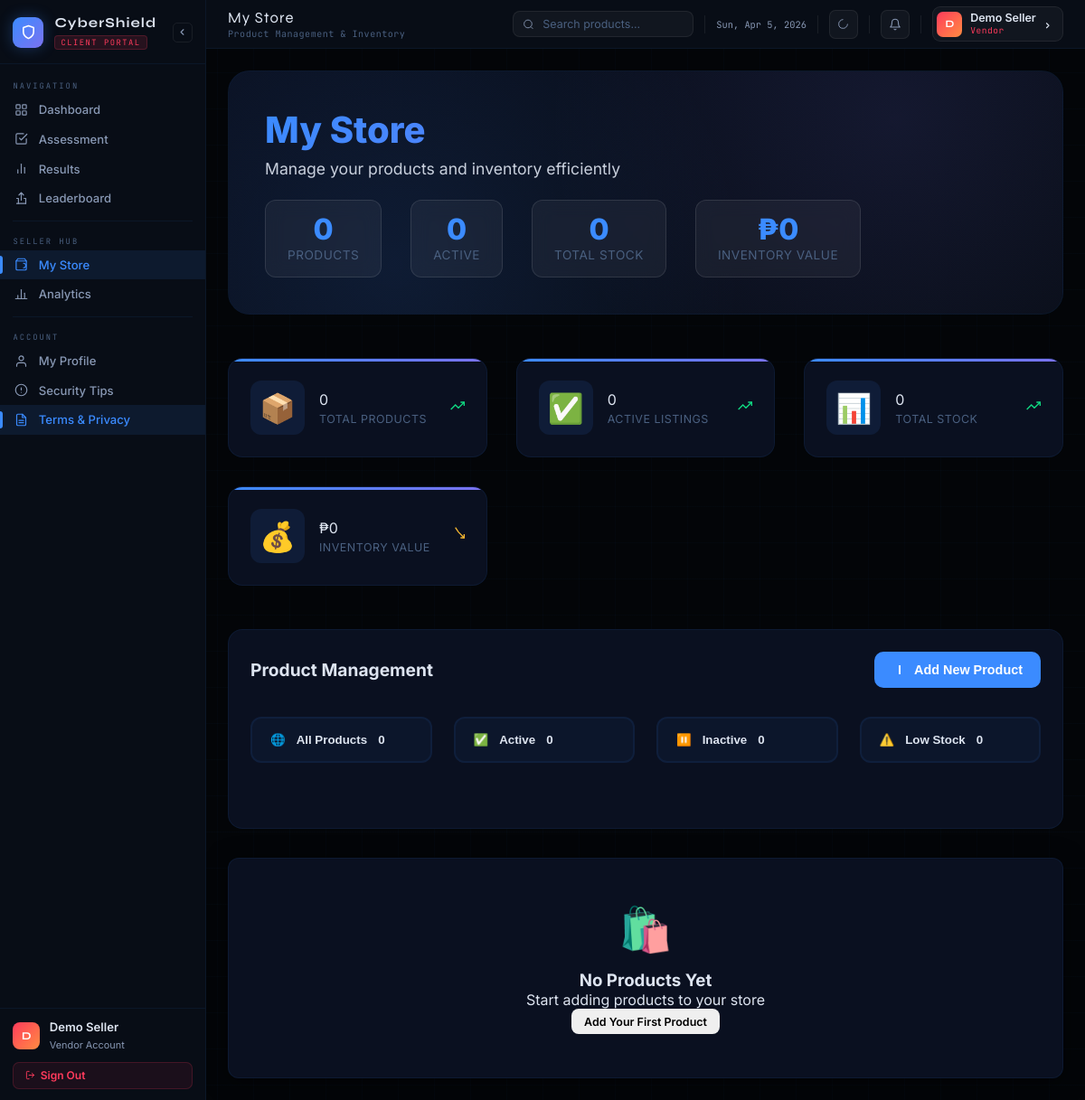
/Client/seller-store.php (signed in), run on an earlier commit of the app's database.
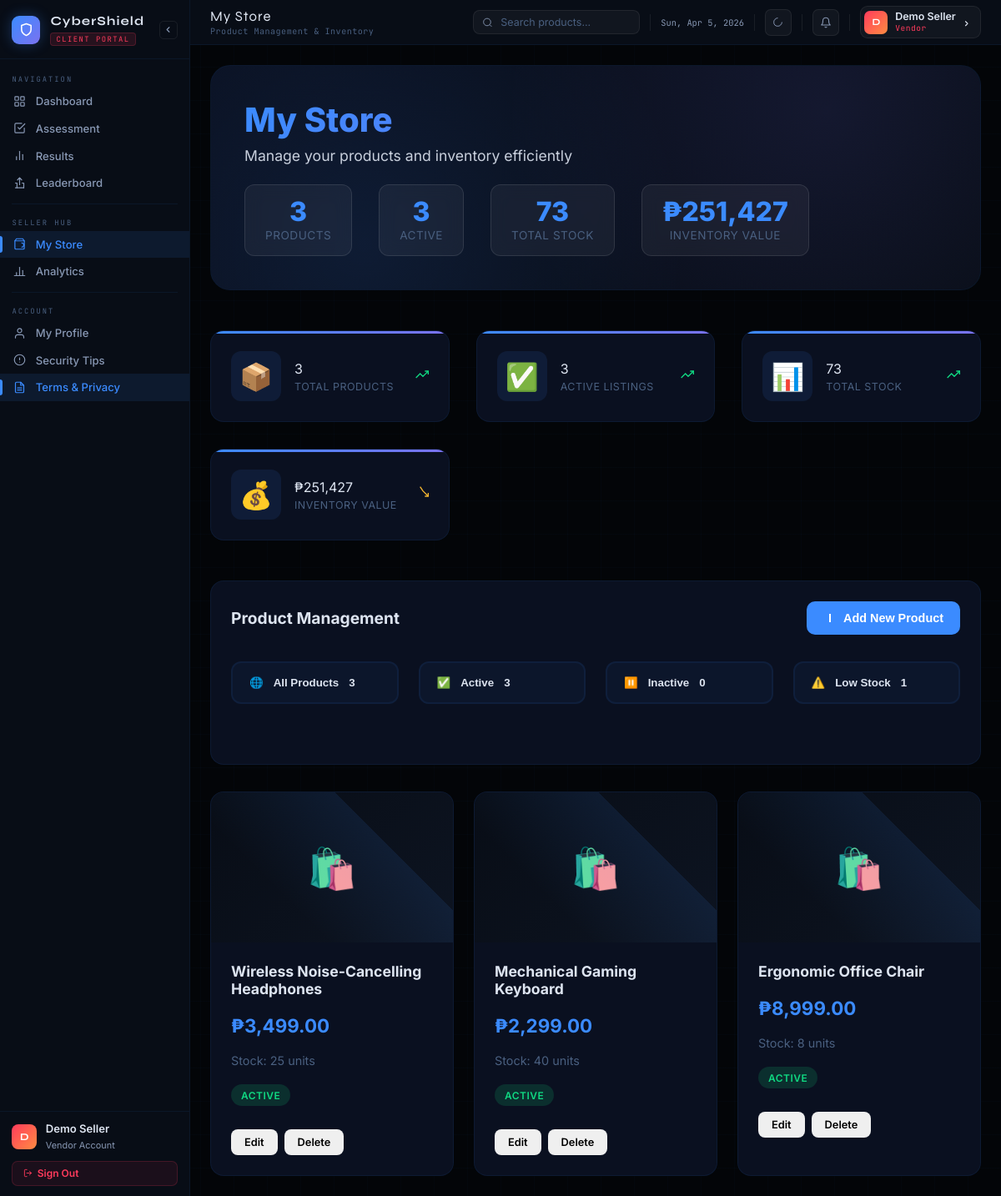
And on a later commit of the database.
### tables this page shows
CREATE TABLE users (
    id INT AUTO_INCREMENT PRIMARY KEY,
    username VARCHAR(50) UNIQUE NOT NULL,
    password_hash VARCHAR(255) NOT NULL,
    email VARCHAR(100) UNIQUE NOT NULL,
    full_name VARCHAR(100) NOT NULL,
    store_name VARCHAR(100) NOT NULL,
    role ENUM('Admin', 'Seller', 'Viewer') DEFAULT 'Seller',
    is_active BOOLEAN DEFAULT TRUE,
    last_assessment_score DECIMAL(5,2) DEFAULT NULL,
    last_assessment_date DATETIME DEFAULT NULL,
    total_assessments INT DEFAULT 0,
    created_at TIMESTAMP DEFAULT CURRENT_TIMESTAMP,
    updated_at TIMESTAMP DEFAULT CURRENT_TIMESTAMP ON UPDATE CURRENT_TIMESTAMP,
    INDEX idx_username (username),
    INDEX idx_email (email),
    INDEX idx_role (role)
);

CREATE TABLE products (
    id INT AUTO_INCREMENT PRIMARY KEY,
    user_id INT NOT NULL,
    name VARCHAR(255) NOT NULL,
    description TEXT,
    price DECIMAL(10,2) NOT NULL DEFAULT 0.00,
    stock INT NOT NULL DEFAULT 0,
    category VARCHAR(100) DEFAULT 'Other',
    status ENUM('active', 'inactive') DEFAULT 'active',
    image_url TEXT,
    created_at TIMESTAMP DEFAULT CURRENT_TIMESTAMP,
    updated_at TIMESTAMP DEFAULT CURRENT_TIMESTAMP ON UPDATE CURRENT_TIMESTAMP,
    FOREIGN KEY (user_id) REFERENCES users(id) ON DELETE CASCADE,
    INDEX idx_user_id (user_id),
    INDEX idx_status (status)
);

### Client/seller-store.php (the view, shortened to what the rows shown need)
<?php
$database = new Database();
$db = $database->getConnection();
$user_query = "SELECT * FROM users WHERE id = :user_id";
$stmt = $db->prepare($user_query);
$stmt->bindParam(':user_id', $_SESSION['user_id']);
$stmt->execute();
$user = $stmt->fetch(PDO::FETCH_ASSOC);
$products_query = "SELECT * FROM products WHERE user_id = :user_id ORDER BY created_at DESC";
$stmt = $db->prepare($products_query);
$stmt->bindParam(':user_id', $_SESSION['user_id']);
$stmt->execute();
$products = $stmt->fetchAll(PDO::FETCH_ASSOC);
?>
<!DOCTYPE html>
<html lang="en" data-theme="dark">
<head>
</head>
<body>
<div id="app">
  <div id="sidebar">
    <div class="sb-brand">
      <div class="sb-brand-text">
        <h2>CyberShield</h2>
      </div>
    </div>
    <div class="sb-footer">
      <div class="sb-user">
        <div class="sb-avatar"><?php echo strtoupper(substr($user['full_name'] ?? $user['username'] ?? 'U', 0, 1)); ?></div>
        <div class="sb-user-info">
          <p><?php echo htmlspecialchars($user['full_name'] ?? $user['username'] ?? 'User'); ?></p>
          <span>Vendor Account</span>
        </div>
      </div>
    </div>
  </div>
  <div id="main">
    <div class="topbar">
      <div class="tb-right">
        <div class="tb-admin" onclick="window.location.href='profile.php'">
          <div class="tb-admin-av"><?php echo strtoupper(substr($user['full_name'] ?? $user['username'] ?? 'U', 0, 1)); ?></div>
          <div class="tb-admin-info">
            <div class="tb-admin-name"><?php echo htmlspecialchars($user['full_name'] ?? $user['username'] ?? 'User'); ?></div>
            <div class="tb-admin-role">Vendor</div>
          </div>
          <svg width="10" height="10" viewBox="0 0 16 16" fill="none" stroke="currentColor" stroke-width="1.8" stroke-linecap="round" stroke-linejoin="round"><path d="M4 6l4 4-4 4"/></svg>
        </div>
      </div>
    </div>
    <div class="content">
      <div class="page-inner fade-in">
        <div class="store-hero">
          <div class="hero-content" style="width:100%">
            <h1 style="margin-bottom: 0.5rem; font-size: 2.5rem; font-weight: 800; background: linear-gradient(135deg, #3B8BFF, #7B72F0); -webkit-background-clip: text; -webkit-text-fill-color: transparent; background-clip: text;">My Store</h1>
          </div>
        </div>
        <div class="product-grid" id="product-grid">
          <?php foreach ($products as $product): ?>
          <div class="product-card" data-product-id="<?php echo $product['id']; ?>">
            <div class="product-image">
              <?php echo $product['image_url'] ? "<img src='{$product['image_url']}' style='width:100%;height:100%;object-fit:cover;'>" : '🛍️'; ?>
            </div>
            <div class="product-info">
              <div class="product-name"><?php echo htmlspecialchars($product['name']); ?></div>
              <div class="product-price">₱<?php echo number_format($product['price'], 2); ?></div>
              <div class="product-stock">Stock: <?php echo $product['stock']; ?> units</div>
              <div>
                <span class="product-status status-<?php echo $product['status']; ?>">
                  <?php echo ucfirst($product['status']); ?>
                </span>
              </div>
              <div class="product-actions">
                <button class="btn btn-xs btn-secondary" onclick="editProduct(<?php echo $product['id']; ?>)">Edit</button>
                <button class="btn btn-xs btn-danger" onclick="deleteProduct(<?php echo $product['id']; ?>)">Delete</button>
              </div>
            </div>
          </div>
          <?php endforeach; ?>
        </div>
      </div>
    </div>
  </div>
</body>
</html>

What changed in the data, as far as the page shows it:
added products: name "Wireless Noise-Cancelling Headphones", price "3,499.00", stock "25", status "ACTIVE"
added products: name "Mechanical Gaming Keyboard", price "2,299.00", stock "40", status "ACTIVE"
added products: name "Ergonomic Office Chair", price "8,999.00", stock "8", status "ACTIVE"
Also different on the page:
count($products): "0" → "3"
$activeCount: "0" → "3"
$totalStock: "0" → "73"
$totalValue: "0" → "251,427"
count(array_filter($products, fn($p) => $p['status'] === 'active')): "0" → "3"
count(array_filter($products, fn($p) => $p['stock'] < 10)): "0" → "1"
text no longer shown: "🛍️ No Products Yet Start adding products to your store Add Your First Product"
